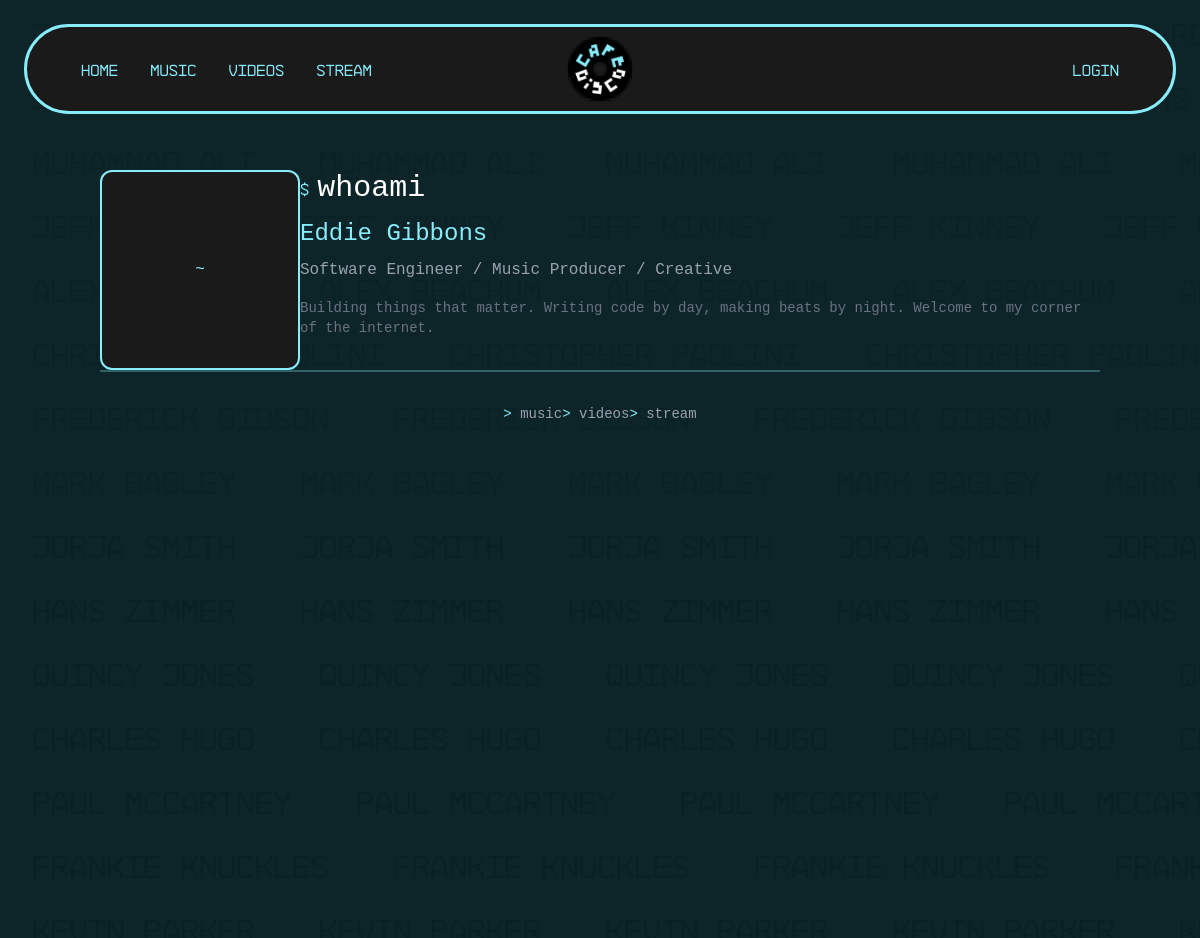
Before: / with the older database file.
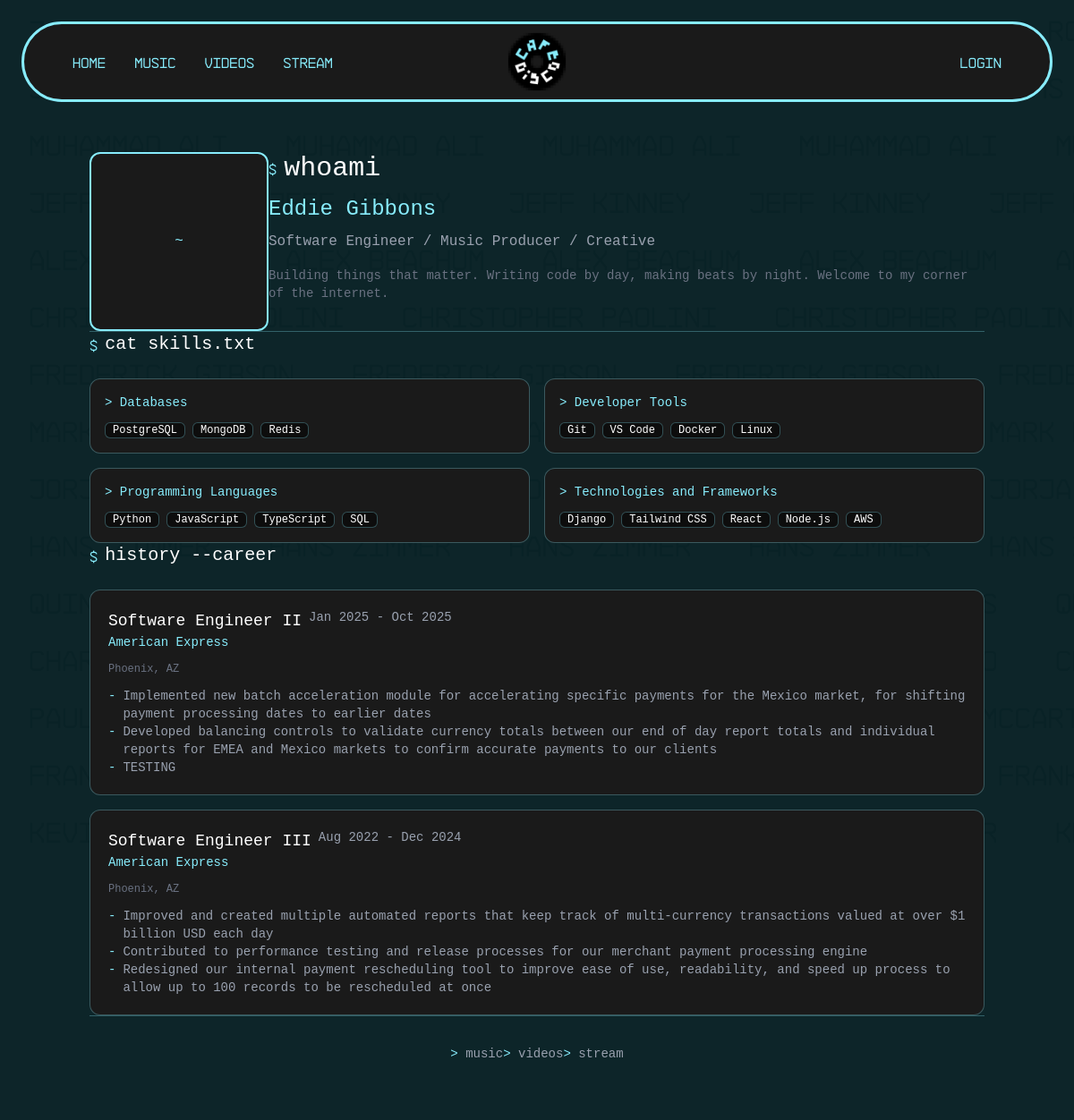
After: the same page with the newer database file.
### portfolio/models.py (models this page shows, shortened)
class Skill(models.Model):
    CATEGORY_CHOICES = [
        ('tech_frameworks', 'Technologies and Frameworks'),
        ('programming_languages', 'Programming Languages'),
        ('databases', 'Databases'),
        ('developer_tools', 'Developer Tools'),
    ]
    PROFICIENCY_CHOICES = [
        (1, 'Beginner'),
        (2, 'Intermediate'),
        (3, 'Proficient'),
        (4, 'Advanced'),
        (5, 'Expert'),
    ]
    name = models.CharField(max_length=100)
    category = models.CharField(max_length=25, choices=CATEGORY_CHOICES)
    proficiency = models.IntegerField(choices=PROFICIENCY_CHOICES, default=3)
    order = models.IntegerField(default=0)
    is_published = models.BooleanField(default=True)
    created_at = models.DateTimeField(auto_now_add=True)
    updated_at = models.DateTimeField(auto_now=True)
    class Meta:
        ordering = ['category', '-proficiency', 'order']
        unique_together = ['name', 'category']

class CareerEntry(models.Model):
    title = models.CharField(max_length=200, help_text="Job title")
    company = models.CharField(max_length=200)
    location = models.CharField(max_length=200, blank=True)
    start_date = models.DateField()
    end_date = models.DateField(null=True, blank=True, help_text="Leave blank if current")
    bullet_1 = models.CharField(max_length=500, help_text="First responsibility/achievement")
    bullet_2 = models.CharField(max_length=500, help_text="Second responsibility/achievement")
    bullet_3 = models.CharField(max_length=500, help_text="Third responsibility/achievement")
    order = models.IntegerField(default=0, help_text="Display order (lower = first)")
    is_published = models.BooleanField(default=True)
    created_at = models.DateTimeField(auto_now_add=True)
    updated_at = models.DateTimeField(auto_now=True)
    class Meta:
        ordering = ['-start_date']
        verbose_name_plural = "Career Entries"
    @property
    def is_current(self):
        return self.end_date is None

### portfolio/views.py (the view)
# urls.py: path('', views.homepage, name='home'),
def homepage(request):
    context = {
        'career_entries': CareerEntry.objects.filter(is_published=True),
        'skills': Skill.objects.filter(is_published=True),
        'profile_images': ProfileImage.objects.filter(is_active=True),
    }
    return render(request, "homepage.html", context)

### portfolio/context_processors.py (called while the page is built)
def background_scroller_names(request):
    session_key = 'scroller_names'
    if session_key not in request.session:
        selected_names = random.sample(SCROLLER_NAME_POOL, SCROLLER_DISPLAY_COUNT)
        request.session[session_key] = selected_names
    return {
        'scroller_names': request.session[session_key]
    }

### portfolio/templates/homepage.html (shortened to what this page needs)
{% extends "base.html" %}
{% load static %}
{% block content %}
<div class="flex justify-center px-4 py-8">
    <div style="width: 100%; max-width: 1000px;">
        <div class="flex flex-col md:flex-row gap-8 mb-12 pb-8" style="border-bottom: 1px solid oklch(88.716% 0.09711 208.766 / 0.3);">
            <div class="flex-shrink-0 flex justify-center md:justify-start">
                {% if profile_images %}
                <div id="profile-container" class="relative">
                    {% for img in profile_images %}
                    <img src="{{ img.image.url }}"
                         alt="{{ img.alt_text|default:'Profile photo' }}"
                         class="profile-image rounded-xl {% if not forloop.first %}hidden{% endif %}"
                         style="width: 200px; height: 200px; object-fit: cover; border: 2px solid oklch(88.716% 0.09711 208.766);">
                    {% endfor %}
                </div>
                {% else %}
                <div class="flex items-center justify-center rounded-xl"
                     style="width: 200px; height: 200px; background-color: #1a1a1a; border: 2px solid oklch(88.716% 0.09711 208.766);">
                    <span class="font-mono text-6xl" style="color: oklch(88.716% 0.09711 208.766);">~</span>
                </div>
                {% endif %}
            </div>
            <div class="flex-1">
                <div class="flex items-center gap-2 mb-3">
                    <span style="color: oklch(88.716% 0.09711 208.766);">$</span>
                    <span class="font-mono text-white text-3xl">whoami</span>
                </div>
                <h1 class="font-mono text-2xl mb-2" style="color: oklch(88.716% 0.09711 208.766);">Eddie Gibbons</h1>
                <p class="font-mono text-gray-400 mb-4">Software Engineer / Music Producer / Creative</p>
                <p class="font-mono text-sm text-gray-500 leading-relaxed">
                    Building things that matter. Writing code by day, making beats by night.
                    Welcome to my corner of the internet.
                </p>
            </div>
        </div>
        {% if skills %}
        <div class="mb-12">
            <div class="flex items-center gap-2 mb-6">
                <span style="color: oklch(88.716% 0.09711 208.766);">$</span>
                <span class="font-mono text-white text-xl">cat skills.txt</span>
            </div>
            <div class="grid grid-cols-1 md:grid-cols-2 gap-4">
                {% regroup skills by get_category_display as skill_groups %}
                {% for group in skill_groups %}
                <div class="p-4" style="background-color: #1a1a1a; border: 1px solid oklch(88.716% 0.09711 208.766 / 0.3); border-radius: 0.75rem;">
                    <h3 class="font-mono text-sm mb-3" style="color: oklch(88.716% 0.09711 208.766);">
                        > {{ group.grouper }}
                    </h3>
                    <div class="flex flex-wrap gap-2">
                        {% for skill in group.list %}
                        <span class="px-2 py-1 font-mono text-xs"
                              style="background-color: #0d0d0d; color: #fff; border: 1px solid oklch(88.716% 0.09711 208.766 / 0.3); border-radius: 0.375rem;">
                            {{ skill.name }}
                        </span>
                        {% endfor %}
                    </div>
                </div>
                {% endfor %}
            </div>
        </div>
        {% endif %}
        {% if career_entries %}
        <div class="mb-12">
            <div class="flex items-center gap-2 mb-6">
                <span style="color: oklch(88.716% 0.09711 208.766);">$</span>
                <span class="font-mono text-white text-xl">history --career</span>
            </div>
            <div class="space-y-4">
                {% for entry in career_entries %}
                <div class="p-5" style="background-color: #1a1a1a; border: 1px solid oklch(88.716% 0.09711 208.766 / 0.3); border-radius: 0.75rem;">
                    <div class="flex flex-col md:flex-row md:items-start md:justify-between gap-2 mb-3">
                        <div>
                            <h3 class="font-mono text-lg text-white">{{ entry.title }}</h3>
                            <p class="font-mono text-sm" style="color: oklch(88.716% 0.09711 208.766);">{{ entry.company }}</p>
                        </div>
                        <div class="font-mono text-sm text-gray-400">
                            {{ entry.start_date|date:"M Y" }} -
                            {% if entry.is_current %}
                            <span style="color: oklch(88.716% 0.09711 208.766);">Present</span>
                            {% else %}
                            {{ entry.end_date|date:"M Y" }}
                            {% endif %}
                        </div>
                    </div>
                    {% if entry.location %}
                    <p class="font-mono text-xs text-gray-500 mb-3">{{ entry.location }}</p>
                    {% endif %}
                    <ul class="space-y-1 font-mono text-sm text-gray-400">
                        <li class="flex gap-2">
                            <span style="color: oklch(88.716% 0.09711 208.766);">-</span>
                            <span>{{ entry.bullet_1 }}</span>
                        </li>
                        <li class="flex gap-2">
                            <span style="color: oklch(88.716% 0.09711 208.766);">-</span>
                            <span>{{ entry.bullet_2 }}</span>
                        </li>
                        <li class="flex gap-2">
                            <span style="color: oklch(88.716% 0.09711 208.766);">-</span>
                            <span>{{ entry.bullet_3 }}</span>
                        </li>
                    </ul>
                </div>
                {% endfor %}
            </div>
        </div>
        {% endif %}
        <div class="text-center py-8" style="border-top: 1px solid oklch(88.716% 0.09711 208.766 / 0.3);">
            <div class="flex justify-center gap-6 font-mono text-sm">
                <a href="/music/" class="text-gray-400 hover:text-white transition-colors" up-follow>
                    <span style="color: oklch(88.716% 0.09711 208.766);">></span> music
                </a>
                <a href="/videos/" class="text-gray-400 hover:text-white transition-colors" up-follow>
                    <span style="color: oklch(88.716% 0.09711 208.766);">></span> videos
                </a>
                <a href="/stream/" class="text-gray-400 hover:text-white transition-colors" up-follow>
                    <span style="color: oklch(88.716% 0.09711 208.766);">></span> stream
                </a>
            </div>
        </div>
    </div>
</div>
{% endblock content %}

### templates/base.html (shortened to what this page needs)
{%load static background_scroller_extras%}
<!DOCTYPE html>
<html lang="en">
<head>
    <link rel="stylesheet" href="https://unpkg.com/unpoly@3/unpoly.min.css">
    <link rel="stylesheet" href={%static './dist/styles.css'%}/>
</head>
<body>
    <div id="persistent-background-wrapper" style="position: fixed; top: 0; left: 0; right: 0; bottom: 0; z-index: 0; pointer-events: none;" up-keep>
        <div class="bg-scroller-container">
            {% for name in scroller_names %}
            <div class="bg-scroller-row">
                <div class="animate-scroll-{% if forloop.counter0|divisibleby:2 %}right{% else %}left{% endif %} items-center whitespace-nowrap">
                    {% for i in "xxxxxxxxxxxxxxxxxxxxxxxx" %}<span class="bg-scroller-text mx-8">{{ name }}</span>{% endfor %}
                </div>
            </div>
            {% endfor %}
        </div>
    </div>
    <div id="menu-bar" class="p-1" style="position: relative; z-index: 2; background-color: oklch(19.533% 0.03365 208.734 / 0.95);" up-keep>
        <div class="flex justify-center h-full m-5" style="background-color: #1a1a1a; border: 3px solid oklch(88.716% 0.09711 208.766); border-radius: 9999px; position: relative; padding: 0.375rem;">
            <div class="flex items-center justify-between w-full" style="padding: 0.5rem 2rem;">
                <div class="flex justify-start">
                    <a href="/" class="menu-button m-2 p-2 rounded-xl" up-follow>Home</a>
                    <a href="/music/" class="menu-button m-2 p-2 rounded-xl" up-follow>Music</a>
                    <a href="/videos/" class="menu-button m-2 p-2 rounded-xl" up-follow>Videos</a>
                    <a href="/stream/" class="menu-button m-2 p-2 rounded-xl" up-follow>Stream</a>
                </div>
                <div style="position: absolute; left: 50%; transform: translateX(-50%);">
                    <img src={%static './images/alt-cd-apple-touch-icon.png' %} class="w-20 h-20 animate-spin-slow">
                </div>
                <div class="flex justify-end">
                    <a href="/login/" class="menu-button m-2 p-2 rounded-xl" up-follow>Login</a>
                </div>
            </div>
        </div>
    </div>
    <div class="min-h-screen relative" style="z-index: 1; background-color: oklch(19.533% 0.03365 208.734 / 0.95);">
        <div id="content">
            {%block content%}
            {%endblock%}
        </div>
    </div>
</body>
</html>

Changed rows visible on the page:
added Skill: name "PostgreSQL", shown under "Databases"
added Skill: name "MongoDB", shown under "Databases"
added Skill: name "Redis", shown under "Databases"
added Skill: name "Git", shown under "Developer Tools"
added Skill: name "VS Code", shown under "Developer Tools"
added Skill: name "Docker", shown under "Developer Tools"
added Skill: name "Linux", shown under "Developer Tools"
added Skill: name "Python", shown under "Programming Languages"
added Skill: name "JavaScript", shown under "Programming Languages"
added Skill: name "TypeScript", shown under "Programming Languages"
added Skill: name "SQL", shown under "Programming Languages"
added Skill: name "Django", shown under "Technologies and Frameworks"
added Skill: name "Tailwind CSS", shown under "Technologies and Frameworks"
added Skill: name "React", shown under "Technologies and Frameworks"
added Skill: name "Node.js", shown under "Technologies and Frameworks"
added Skill: name "AWS", shown under "Technologies and Frameworks"
added CareerEntry: title "Software Engineer II", company "American Express", start_date "Jan 2025", end_date "Oct 2025", location "Phoenix, AZ", bullet_1 "Implemented new batch acceleration module for accelerating specific payments for the Mexico market, for shifting payment processing dates to earlier dates", bullet_2 "Developed balancing controls to validate currency totals between our end of day report totals and individual reports for EMEA and Mexico markets to confirm accurate payments to our clients", bullet_3 "TESTING"
added CareerEntry: title "Software Engineer III", company "American Express", start_date "Aug 2022", end_date "Dec 2024", location "Phoenix, AZ", bullet_1 "Improved and created multiple automated reports that keep track of multi-currency transactions valued at over $1 billion USD each day", bullet_2 "Contributed to performance testing and release processes for our merchant payment processing engine", bullet_3 "Redesigned our internal payment rescheduling tool to improve ease of use, readability, and speed up process to allow up to 100 records to be rescheduled at once"
Other visible differences:
text now shown: "$ cat skills.txt $ history --career"
new list line: "> Databases"
new list line: "> Developer Tools"
new list line: "> Programming Languages"
new list line: "> Technologies and Frameworks"
